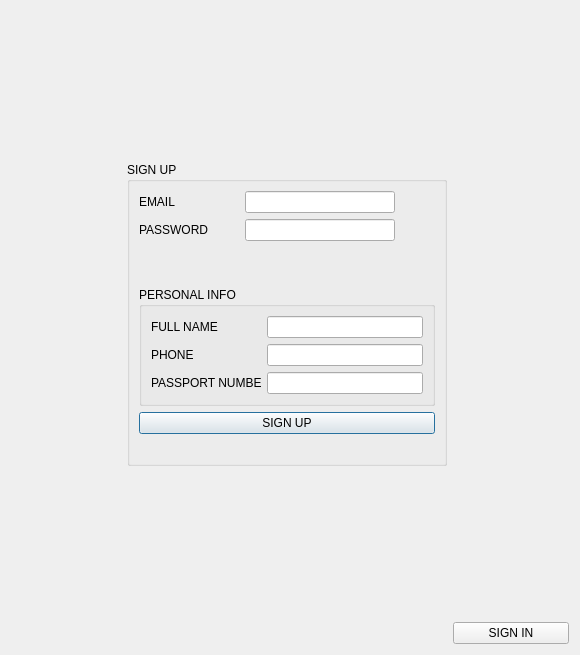
<?xml version="1.0" encoding="UTF-8"?>
<ui version="4.0">
 <class>RegistrationWindow</class>
 <widget class="QDialog" name="RegistrationWindow">
  <property name="geometry">
   <rect>
    <x>0</x>
    <y>0</y>
    <width>580</width>
    <height>655</height>
   </rect>
  </property>
  <property name="windowTitle">
   <string>Dialog</string>
  </property>
  <layout class="QGridLayout" name="gridLayout_3">
   <item row="0" column="0">
    <layout class="QGridLayout" name="gridLayout_2">
     <item row="0" column="1">
      <spacer name="verticalSpacer">
       <property name="orientation">
        <enum>Qt::Vertical</enum>
       </property>
       <property name="sizeHint" stdset="0">
        <size>
         <width>20</width>
         <height>40</height>
        </size>
       </property>
      </spacer>
     </item>
     <item row="1" column="2">
      <spacer name="horizontalSpacer_3">
       <property name="orientation">
        <enum>Qt::Horizontal</enum>
       </property>
       <property name="sizeHint" stdset="0">
        <size>
         <width>40</width>
         <height>20</height>
        </size>
       </property>
      </spacer>
     </item>
     <item row="1" column="1">
      <widget class="QGroupBox" name="signUpGroupBox">
       <property name="title">
        <string>SIGN UP</string>
       </property>
       <layout class="QVBoxLayout" name="verticalLayout_3">
        <item>
         <layout class="QHBoxLayout" name="horizontalLayout_4">
          <item>
           <layout class="QVBoxLayout" name="verticalLayout">
            <item>
             <layout class="QHBoxLayout" name="horizontalLayout">
              <item>
               <widget class="QLabel" name="emailLabel">
                <property name="minimumSize">
                 <size>
                  <width>100</width>
                  <height>0</height>
                 </size>
                </property>
                <property name="text">
                 <string>EMAIL</string>
                </property>
               </widget>
              </item>
              <item>
               <widget class="QLineEdit" name="email">
                <property name="minimumSize">
                 <size>
                  <width>150</width>
                  <height>0</height>
                 </size>
                </property>
                <property name="text">
                 <string/>
                </property>
               </widget>
              </item>
             </layout>
            </item>
            <item>
             <layout class="QHBoxLayout" name="horizontalLayout_2">
              <item>
               <widget class="QLabel" name="passwordLabel">
                <property name="minimumSize">
                 <size>
                  <width>100</width>
                  <height>0</height>
                 </size>
                </property>
                <property name="lineWidth">
                 <number>1</number>
                </property>
                <property name="text">
                 <string>PASSWORD</string>
                </property>
               </widget>
              </item>
              <item>
               <widget class="QLineEdit" name="password">
                <property name="minimumSize">
                 <size>
                  <width>150</width>
                  <height>0</height>
                 </size>
                </property>
                <property name="echoMode">
                 <enum>QLineEdit::Password</enum>
                </property>
               </widget>
              </item>
             </layout>
            </item>
           </layout>
          </item>
          <item>
           <spacer name="horizontalSpacer">
            <property name="orientation">
             <enum>Qt::Horizontal</enum>
            </property>
            <property name="sizeHint" stdset="0">
             <size>
              <width>40</width>
              <height>20</height>
             </size>
            </property>
           </spacer>
          </item>
         </layout>
        </item>
        <item>
         <spacer name="verticalSpacer_3">
          <property name="orientation">
           <enum>Qt::Vertical</enum>
          </property>
          <property name="sizeHint" stdset="0">
           <size>
            <width>20</width>
            <height>40</height>
           </size>
          </property>
         </spacer>
        </item>
        <item>
         <widget class="QGroupBox" name="PersonalInfoGroupBox">
          <property name="title">
           <string>PERSONAL INFO</string>
          </property>
          <layout class="QVBoxLayout" name="verticalLayout_2">
           <item>
            <layout class="QHBoxLayout" name="horizontalLayout_5">
             <item>
              <widget class="QLabel" name="firstNameLabel">
               <property name="sizePolicy">
                <sizepolicy hsizetype="Minimum" vsizetype="Preferred">
                 <horstretch>0</horstretch>
                 <verstretch>0</verstretch>
                </sizepolicy>
               </property>
               <property name="minimumSize">
                <size>
                 <width>110</width>
                 <height>0</height>
                </size>
               </property>
               <property name="text">
                <string>FULL NAME</string>
               </property>
              </widget>
             </item>
             <item>
              <widget class="QLineEdit" name="name">
               <property name="minimumSize">
                <size>
                 <width>150</width>
                 <height>0</height>
                </size>
               </property>
              </widget>
             </item>
            </layout>
           </item>
           <item>
            <layout class="QHBoxLayout" name="horizontalLayout_10">
             <property name="topMargin">
              <number>0</number>
             </property>
             <item>
              <widget class="QLabel" name="phoneNumberLable">
               <property name="minimumSize">
                <size>
                 <width>110</width>
                 <height>0</height>
                </size>
               </property>
               <property name="text">
                <string>PHONE</string>
               </property>
              </widget>
             </item>
             <item>
              <widget class="QLineEdit" name="phone">
               <property name="minimumSize">
                <size>
                 <width>150</width>
                 <height>0</height>
                </size>
               </property>
              </widget>
             </item>
            </layout>
           </item>
           <item>
            <layout class="QHBoxLayout" name="horizontalLayout_9">
             <item>
              <widget class="QLabel" name="passportNumberLabel">
               <property name="minimumSize">
                <size>
                 <width>110</width>
                 <height>0</height>
                </size>
               </property>
               <property name="maximumSize">
                <size>
                 <width>100</width>
                 <height>16777215</height>
                </size>
               </property>
               <property name="text">
                <string>PASSPORT NUMBER</string>
               </property>
              </widget>
             </item>
             <item>
              <widget class="QLineEdit" name="passport"/>
             </item>
            </layout>
           </item>
          </layout>
         </widget>
        </item>
        <item>
         <widget class="QPushButton" name="signUpPushBotton">
          <property name="text">
           <string>SIGN UP</string>
          </property>
         </widget>
        </item>
        <item>
         <widget class="QLabel" name="errorMessage">
          <property name="styleSheet">
           <string notr="true">color: red;</string>
          </property>
          <property name="text">
           <string/>
          </property>
         </widget>
        </item>
       </layout>
      </widget>
     </item>
     <item row="3" column="2">
      <widget class="QPushButton" name="signInPushButton">
       <property name="text">
        <string>SIGN IN</string>
       </property>
      </widget>
     </item>
     <item row="1" column="0">
      <spacer name="horizontalSpacer_2">
       <property name="orientation">
        <enum>Qt::Horizontal</enum>
       </property>
       <property name="sizeHint" stdset="0">
        <size>
         <width>40</width>
         <height>20</height>
        </size>
       </property>
      </spacer>
     </item>
     <item row="2" column="1">
      <spacer name="verticalSpacer_2">
       <property name="orientation">
        <enum>Qt::Vertical</enum>
       </property>
       <property name="sizeHint" stdset="0">
        <size>
         <width>20</width>
         <height>40</height>
        </size>
       </property>
      </spacer>
     </item>
    </layout>
   </item>
  </layout>
 </widget>
 <resources/>
 <connections/>
</ui>
